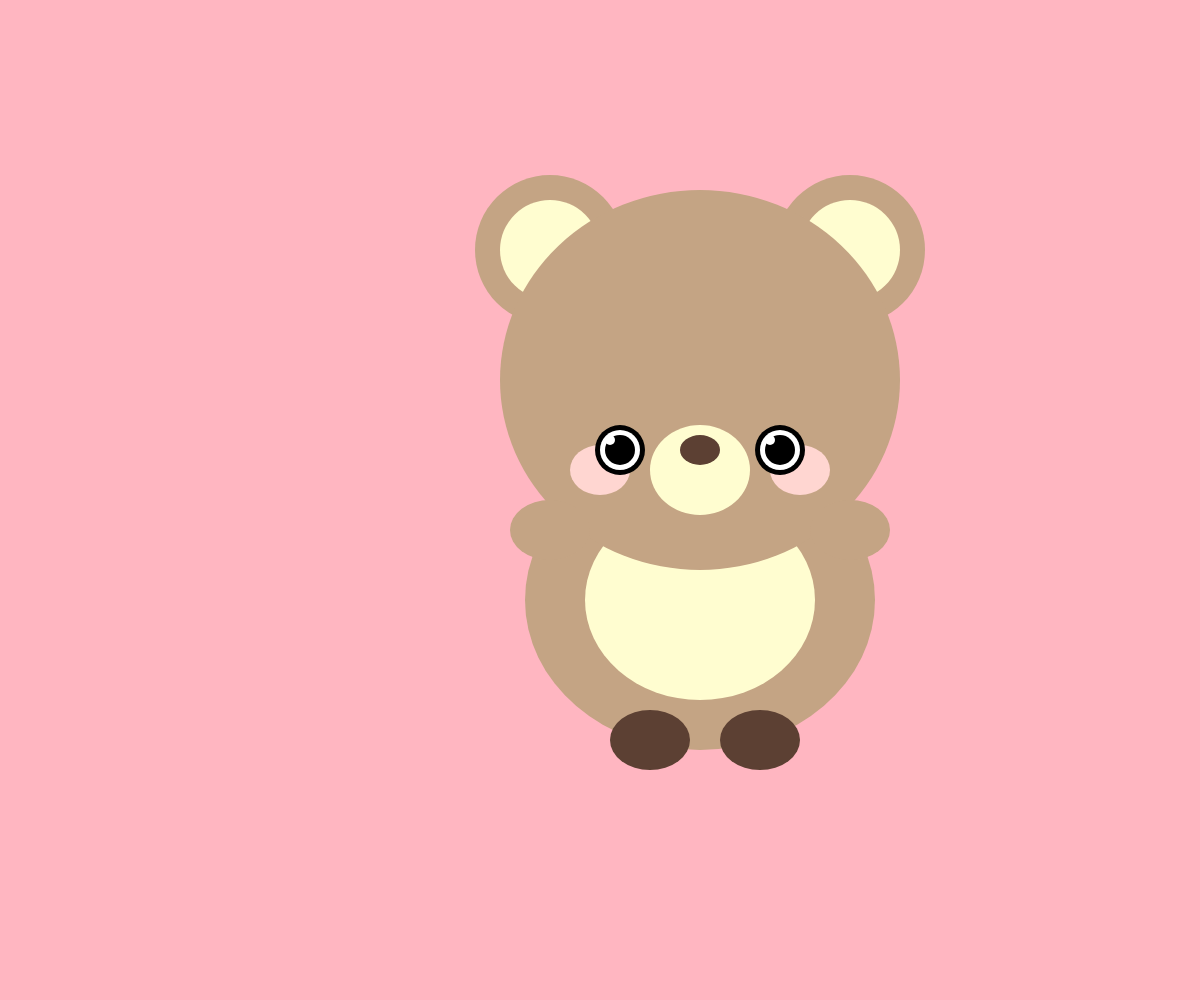
Frame 1 (no input)
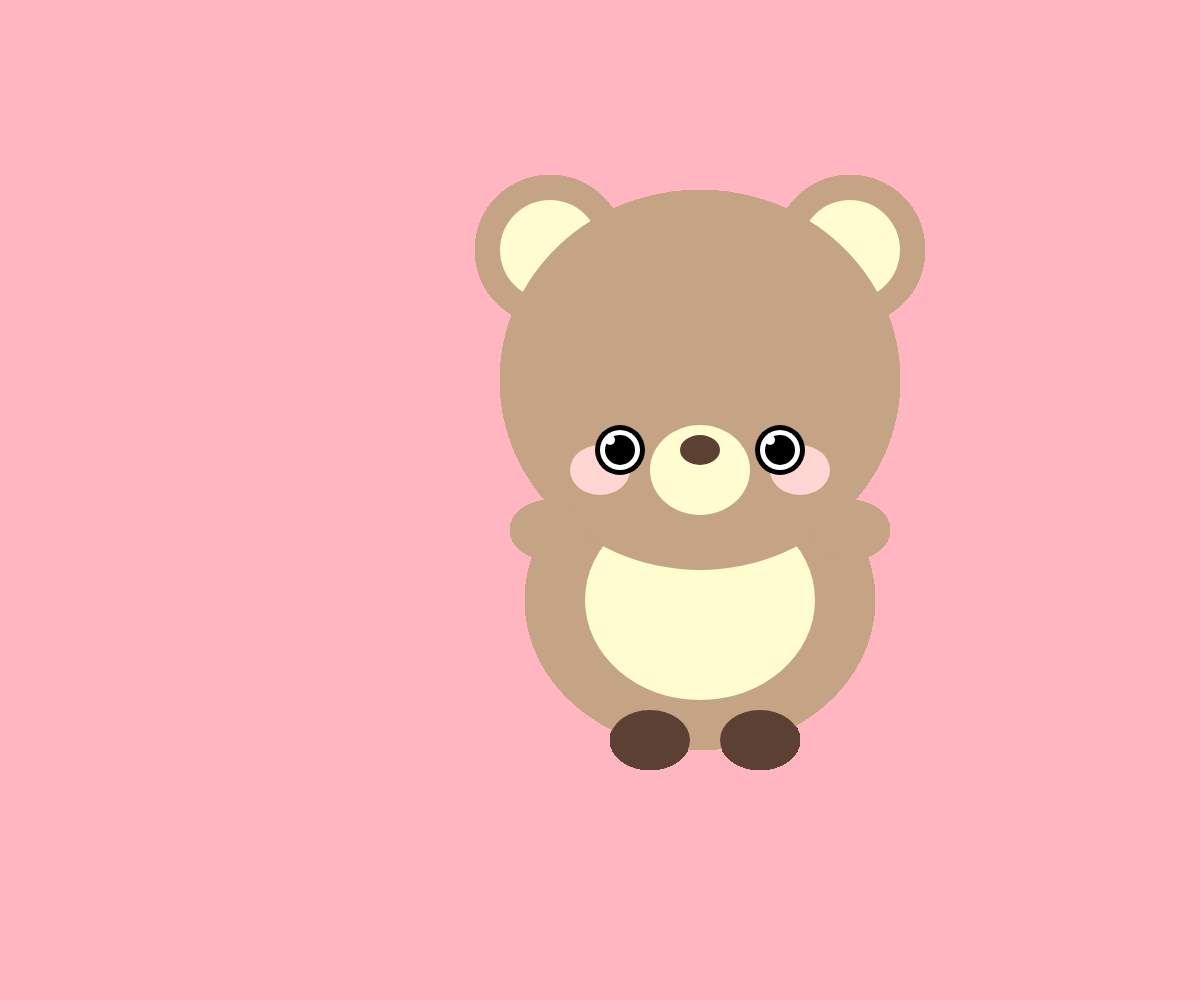
Frame 60 (no input)
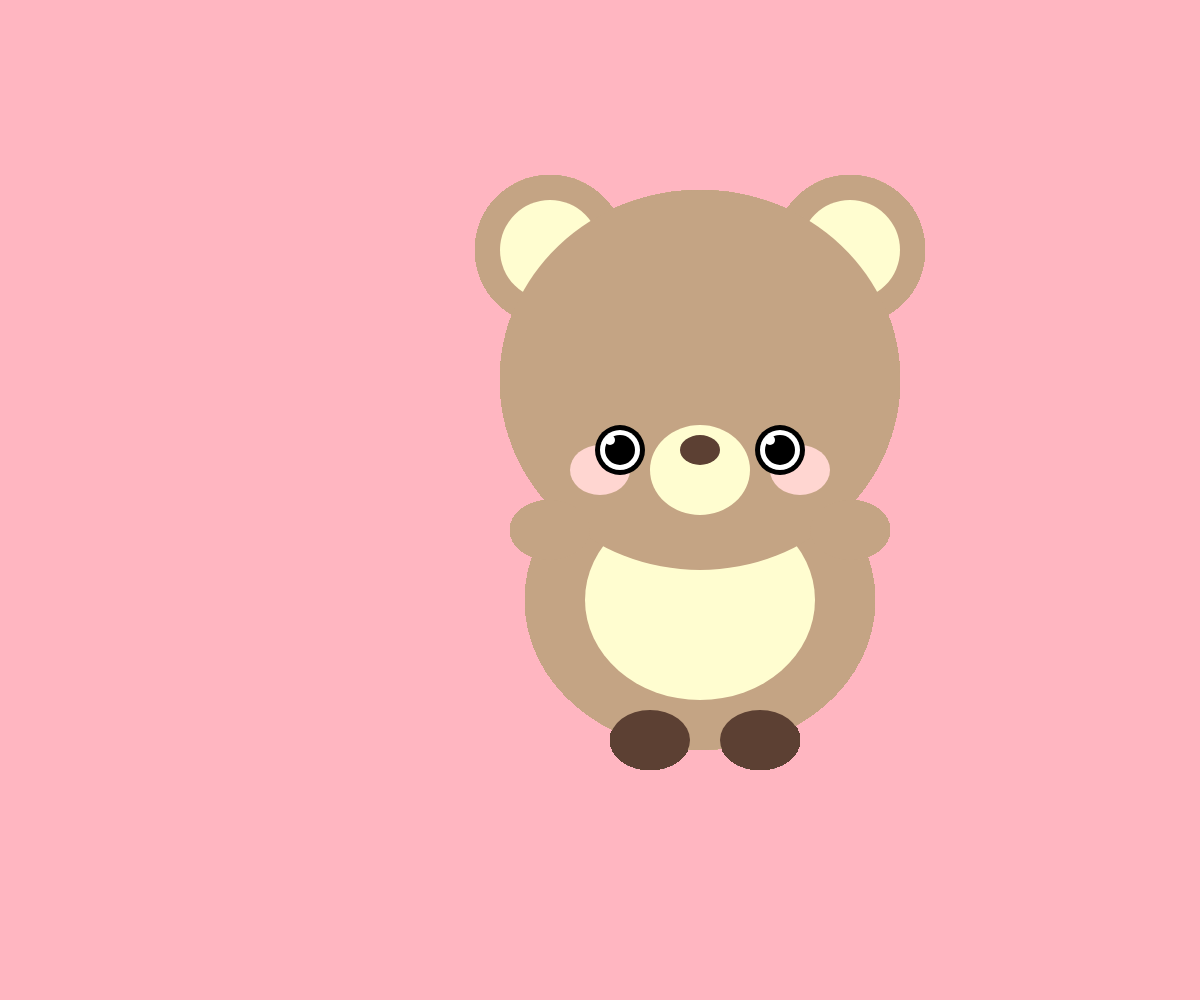
Frame 120 (the mouse pressed at the canvas centre since frame 60)

The p5.js sketch that drew these frames (run headless with seeded random() and noise() and a simulated clock; from frame 60 on, the mouse is pressed at the canvas centre):

// p5.js sketch
// ── sketch.js
// var skyHeight;
// var grassHeight;

// function setup() {
//     createCanvas(windowWidth, windowHeight); 

//     skyHeight = windowHeight / 3;
//     grassHeight = 2 * (windowHeight / 3);
//   }
  
//   function draw() {
//     // Sky
//     noStroke();
//     fill (110, 110, 230);
//     rect(0, 0, windowWidth,skyHeight);

//     // Grass
//     fill (0, 255, 0);
//     rect(0, skyHeight, windowWidth, grassHeight);

//     // Roof 
//     fill (255, 204, 0);
//     triangle(30, 75, 58, 20, 86, 75);
    
//     // House

//   }


function setup() {
  createCanvas(windowWidth, windowHeight);

  background(255, 182, 193);

}

function draw() {
  noStroke();

  //body
  fill (196, 164, 132);
  ellipse(700, 600, 350, 300);

  fill (255, 253, 208);
  ellipse(700, 600, 230, 200);

  //ears
  fill (196, 164, 132);
  circle(550, 250, 150);

  fill (196, 164, 132);
  circle(850, 250, 150);

  //inner ears
  fill (255, 253, 208);
  circle(550, 250, 100);

  fill (255, 253, 208);
  circle(850, 250, 100);

  //head
  fill (196, 164, 132);
  ellipse(700, 380, 400, 380);

  //cheeks
  fill (255, 214, 209);
  ellipse(600, 470, 60, 50);

  fill (255, 214, 209);
  ellipse(800, 470, 60, 50);

  //eyes
  fill (0,0,0);
  circle(620, 450, 50);

  fill (0,0,0);
  circle(780, 450, 50);

  fill (255,255,255);
  circle(620, 450, 40);

  fill (255,255,255);
  circle(780, 450, 40);

  fill (0,0,0);
  circle(620, 450, 30);

  fill (0,0,0);
  circle(780, 450, 30);

  fill (255,255,255);
  circle(770, 440, 10);

  fill (255,255,255);
  circle(610, 440, 10);

  //nose
  fill (255, 253, 208);
  ellipse(700, 470, 100, 90);

  fill (92, 64, 51);
  ellipse(700, 450, 40, 30);

  //feet
  fill (92, 64, 51);
  ellipse(760, 740, 80, 60);

  fill (92, 64, 51);
  ellipse(650, 740, 80, 60);

  //hands
  fill (196, 164, 132);
  ellipse(850, 530, 80, 60);

  fill (196, 164, 132);
  ellipse(550, 530, 80, 60);
}
